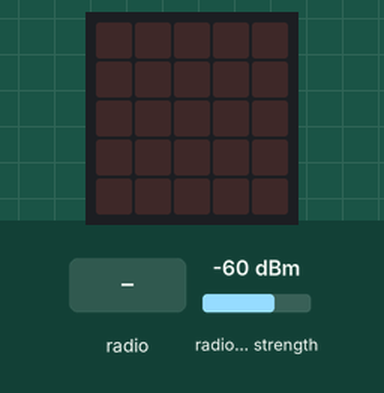
Bench run of a program on a simulated BBC micro:bit (MakeCode). Shown: the board's 5×5 LED display. The test bench sets the inputs (shaded band); at power-on: radio signal strength -60 dBm.

Above: at 1.2 s.
1.3 s: radio message "1" arrives
At 1.43 s:
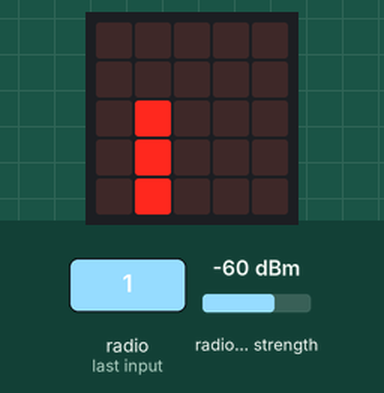
3.0 s: radio message "0" arrives
At 3.06 s:
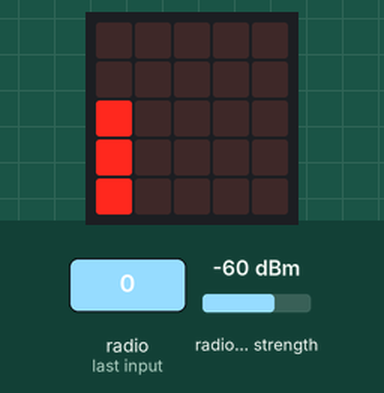
Timing chart, 0 to 6.0 s (numbered marks = the images above; inputs shaded):
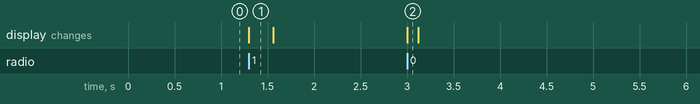

The program:

main.ts
```typescript
radio.onReceivedNumber(function (receivedNumber) {
    stolpetall = (radio.receivedPacket(RadioPacketProperty.SignalStrength) + 128) * 5 / 116
    for (let indeks = 0; indeks <= stolpetall; indeks++) {
        led.plot(receivedNumber, 4 - indeks)
    }
})
let stolpetall = 0
radio.setGroup(42)
basic.forever(function () {
    basic.pause(500)
    basic.clearScreen()
})
```

test.ts
```typescript
// testene settes inn her; disse vil ikke kompilert så lenge denne pakken blir brukt som en utvidelse.
```

Measured:
- after the input at 1.3 s, the display: changes at once (image 1)
- after the input at 3.0 s, the display: changes at once (image 2)
